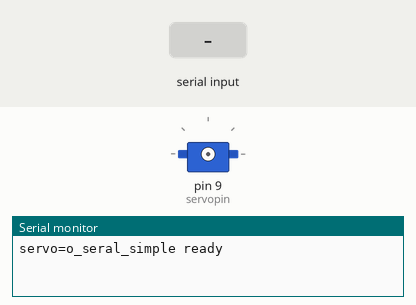
The sketch below on a simulated Arduino Uno, built with avr-gcc and run on an emulated ATmega328P. On the bench: servo, the last lines printed to the serial monitor. Wiring (inferred from the names in the program): servo: signal pin 9. The test bench sets the inputs (shaded band). Servo pulses on a pin are drawn as a servo (544–2400 µs = 0–180°).

Above: at 1.2 s.
1.3 s: "90,45\n" received over Serial
At 3.1 s:
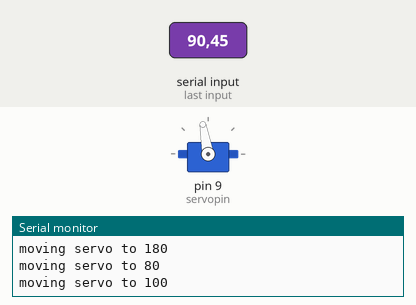
3.4 s: "30,150\n" received over Serial
At 3.59 s:
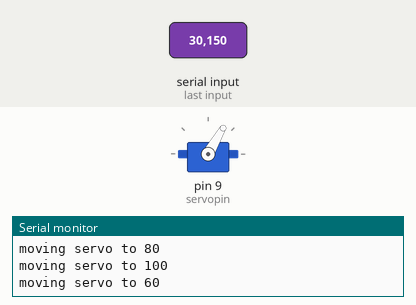
5.5 s: "200\n" received over Serial
At 6.7 s:
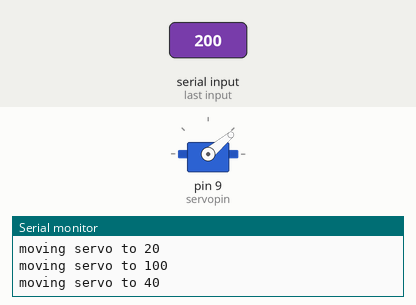
7.0 s: "90\n" received over Serial
At 7.4 s:
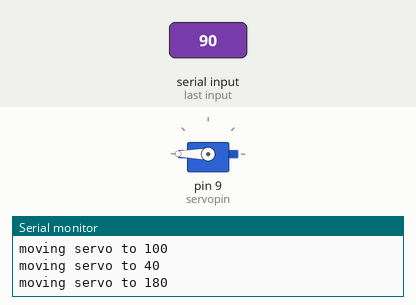
Timing chart, 0 to 9.5 s (numbered marks = the images above; inputs shaded):
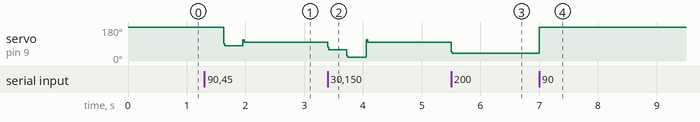

The sketch:

06_servo_motor.ino
```cpp
// (licence header left out)
int servopin=9;//设置舵机驱动脚到数字口9
int myangle;//定义角度变量
int pulsewidth;//定义脉宽变量
int val;

void servopulse(int servopin,int myangle)/*定义一个脉冲函数，用来模拟方式产生PWM值*/
{
	pulsewidth=(myangle*11)+500;//将角度转化为500-2480 的脉宽值
	digitalWrite(servopin,HIGH);//将舵机接口电平置高
	delayMicroseconds(pulsewidth);//延时脉宽值的微秒数
	digitalWrite(servopin,LOW);//将舵机接口电平置低
	delay(20-pulsewidth/1000);//延时周期内剩余时间
}

void setup()
{
	pinMode(servopin,OUTPUT);//设定舵机接口为输出接口
	Serial.begin(115200);//设置波特率为9600
	Serial.println("servo=o_seral_simple ready" ) ;
}

void loop()
{
	val=Serial.read();//读取串口收到的数据
	if (val > '0' && val <= '9')//判断收到数据值是否符合范围
	{
		val=val-'0';//将ASCII码转换成数值，例'9'-'0'=0x39-0x30=9
		val=val*(180/9);//将数字转化为角度，例9*（180/9）=180
		Serial.print("moving servo to ");
		Serial.print(val,DEC);
		Serial.println();

		//产生PWM个数，等效延时以保证能转到相应角度
		for(int i=0;i<=15;i++) {
			servopulse(servopin,val);//模拟产生PWM
		}
	}
}
```

Measured:
- after the input at 1.3 s, servo on pin 9 (servopin): 180° → 80° after 0.33 s, → 100° 0.33 s later
- after the input at 3.4 s, servo on pin 9 (servopin): 100° → 60° at once, → 20° 0.32 s later, → 100° 0.33 s later
- after the input at 5.5 s, servo on pin 9 (servopin): 100° → 40° at once
- after the input at 7.0 s, servo on pin 9 (servopin): 40° → 180° at once
